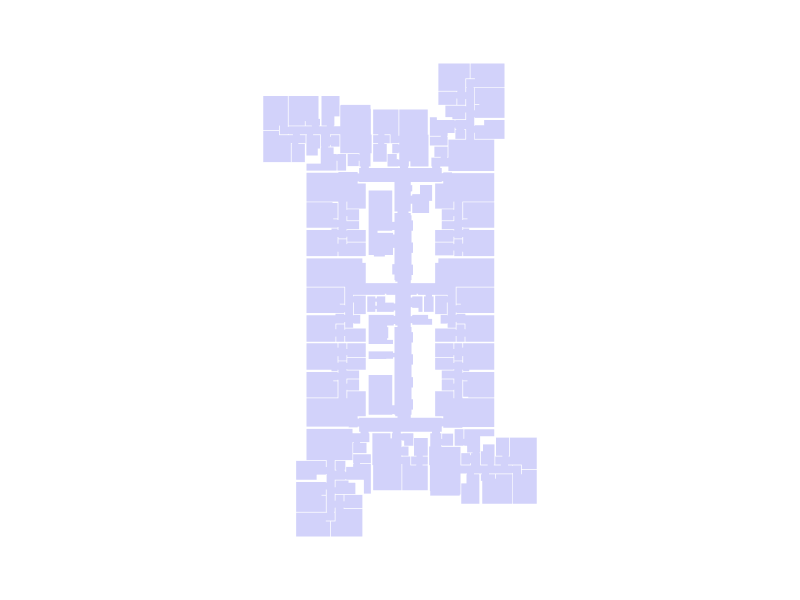

Notebook cell for this chart:
### Markdown cell above
## 6. Show the geometry

### Code cell
Topology.Show(gallery,
              camera=[0,0,6],
              faceColor=[210,210,250],
              faceOpacity=1,
              edgeColor="white",
              edgeWidth=3,
              showVertices=False,
              backgroundColor="white",
              width=800,
              height=600,
              renderer = renderer)

### Figure 1 — Plotly figure (JSON) as saved in the notebook; plotly's stock layout.template omitted (floating-point values rounded to 4 significant figures; data arrays with more than 128 entries replaced by an {"elided": "..."} marker saying what was removed)
{"data": [{"hoverinfo": "text", "hovertext": {"elided": "3768 str values"}, "legendgroup": "2", "legendrank": 2, "line": {"color": "#FFFFFF", "width": 3}, "mode": "lines", "name": "1: Untitled (Edges)", "showlegend": false, "type": "scatter3d", "x": {"elided": "3768 float values"}, "y": {"elided": "3768 float values"}, "z": {"elided": "3768 int values"}}, {"cmax": 1, "cmin": 0, "color": "#D2D2FA", "colorscale": [[0, "#440154"], [0.1111, "#482878"], [0.2222, "#3e4989"], [0.3333, "#31688e"], [0.4444, "#26828e"], [0.5556, "#1f9e89"], [0.6667, "#35b779"], [0.7778, "#6ece58"], [0.8889, "#b5de2b"], [1, "#fde725"]], "flatshading": true, "hoverinfo": "text", "hovertext": "", "i": {"elided": "1258 int values"}, "j": {"elided": "1258 int values"}, "k": {"elided": "1258 int values"}, "legendgroup": "3", "legendrank": 3, "lighting": {"facenormalsepsilon": 0}, "name": "1: Untitled (Faces)", "opacity": 1, "showlegend": false, "showscale": false, "text": "", "type": "mesh3d", "x": {"elided": "1256 float values"}, "y": {"elided": "1256 float values"}, "z": {"elided": "1256 int values"}}], "layout": {"autosize": true, "height": 600, "margin": {"b": 40, "l": 40, "r": 40, "t": 40}, "paper_bgcolor": "#FFFFFF", "plot_bgcolor": "#FFFFFF", "scene": {"aspectmode": "data", "camera": {"center": {"x": 0, "y": 0, "z": 0}, "eye": {"x": 0, "y": 0, "z": 6}, "projection": {"type": "perspective"}, "up": {"x": 0, "y": 0, "z": 1}}, "xaxis": {"visible": false}, "yaxis": {"visible": false}, "zaxis": {"visible": false}}, "showlegend": true, "width": 800, "xaxis": {"showgrid": false, "visible": false, "zeroline": false}, "yaxis": {"showgrid": false, "visible": false, "zeroline": false}}}
